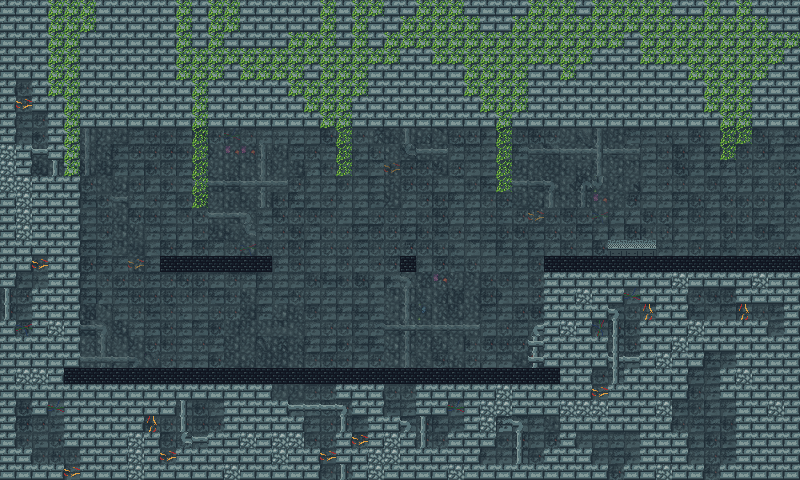

A 2D game scene composited from a Tiled map and its tileset images. What follows is a short description and the map's XML, with each tile layer's data collapsed to a summary:
An orthogonal 50x30 tile map with 16x16 px tiles, 10 tile layers (Tile Layer 7, Tile Layer 8, Tile Layer 9, Tile Layer 6, ...), 5 tilesets and 36 objects.

<map version="1.10" tiledversion="1.10.2" orientation="orthogonal" renderorder="right-down" width="50" height="30" tilewidth="16" tileheight="16" infinite="0" nextlayerid="30" nextobjectid="208">
 <properties>
  <property name="defaultZoom" type="float" value="0.15" />
 </properties>
 <tileset firstgid="1" source="../tilesets/mergedTextures.tsx" />
 <tileset firstgid="41" source="../tilesets/terrain.tsx" />
 <tileset firstgid="149" source="../tilesets/decor.tsx" />
 <tileset firstgid="249" source="../tilesets/fog.tsx" />
 <tileset firstgid="265" source="../tilesets/crystals.tsx" />
 <layer id="25" name="Tile Layer 7" width="50" height="30" parallaxx="0.6">
  <data>[1500 cells, 1500 non-empty, 4 distinct tile ids]</data>
 </layer>
 <layer id="26" name="Tile Layer 8" width="50" height="30" parallaxx="0.6">
  <data>[1500 cells, 58 non-empty, 6 distinct tile ids]</data>
 </layer>
 <layer id="27" name="Tile Layer 9" width="50" height="30" parallaxx="0.65">
  <data>[1500 cells, 1500 non-empty, 16 distinct tile ids]</data>
 </layer>
 <layer id="24" name="Tile Layer 6" width="50" height="30" parallaxx="0.7">
  <data>[1500 cells, 30 non-empty, 2 distinct tile ids]</data>
 </layer>
 <layer id="22" name="Tile Layer 4" width="50" height="30" parallaxx="0.7">
  <data>[1500 cells, 1293 non-empty, 6 distinct tile ids]</data>
 </layer>
 <layer id="21" name="Tile Layer 3" width="50" height="30" parallaxx="0.8">
  <data>[1500 cells, 1500 non-empty, 16 distinct tile ids]</data>
 </layer>
 <layer id="23" name="Tile Layer 5" width="50" height="30" parallaxx="0.8">
  <data>[1500 cells, 1500 non-empty, 16 distinct tile ids]</data>
 </layer>
 <layer id="20" name="Tile Layer 2" width="50" height="30">
  <data>[1500 cells, 6 non-empty, 2 distinct tile ids]</data>
 </layer>
 <layer id="19" name="Tile Layer 1" width="50" height="30">
  <data>[1500 cells, 855 non-empty, 8 distinct tile ids]</data>
 </layer>
 <layer id="28" name="Tile Layer 10" width="50" height="30" parallaxx="1.2">
  <data>[1500 cells, 192 non-empty, 1 distinct tile ids]</data>
 </layer>
 <objectgroup id="3" name="LevelCollision" visible="0">
  <object id="144" x="0" y="256" width="80" height="112" />
  <object id="145" x="0" y="368" width="800" height="112" />
  <object id="146" x="160" y="256" width="112" height="16" />
  <object id="147" x="400" y="256" width="16" height="16">
   <properties>
    <property name="absoluteActivatedPos" type="bool" value="true" />
   </properties>
  </object>
  <object id="148" x="544" y="256" width="96" height="16" />
  <object id="149" x="64" y="112" width="16" height="144" />
  <object id="150" x="544" y="272" width="576" height="208" />
  <object id="181" x="640" y="256" width="480" height="16" />
  <object id="182" x="736" y="176" width="16" height="80" />
  <object id="205" x="64" y="0" width="1056" height="128" />
 </objectgroup>
 <objectgroup id="10" name="CameraModes" visible="0">
  <object id="186" x="64" y="96" width="480" height="288">
   <properties>
    <property name="cameramode" value="center" />
    <property name="targetzoom" type="float" value="0.4" />
   </properties>
  </object>
  <object id="190" x="544" y="96" width="224" height="192">
   <properties>
    <property name="cameramode" value="center" />
    <property name="targetzoom" type="float" value="0.2" />
   </properties>
  </object>
 </objectgroup>
 <objectgroup id="29" name="Hints" visible="0">
  <object id="207" x="624" y="224" width="16" height="16">
   <properties>
    <property name="button" value="Y" />
    <property name="showDist" type="float" value="20" />
   </properties>
  </object>
 </objectgroup>
 <objectgroup id="9" name="PuzzleObjects">
  <object id="156" x="80" y="368" width="16" height="16">
   <properties>
    <property name="absoluteActivatedPos" type="bool" value="true" />
    <property name="activatedX" type="float" value="80" />
    <property name="activatedY" type="float" value="208" />
    <property name="activators" value="0" />
    <property name="deactivateAfterSeconds" type="float" value="0" />
    <property name="defaultActivated" type="bool" value="false" />
    <property name="loopAnimation" type="bool" value="true" />
    <property name="permanentlyActivated" type="bool" value="false" />
    <property name="puzzlePieceId" type="int" value="5" />
    <property name="textureFilePath" value="textures/platform4alt.png" />
    <property name="time" type="float" value="10" />
    <property name="type" value="MovingPlatform" />
   </properties>
  </object>
  </objectgroup>
 <objectgroup id="11" name="DialogueObjects" visible="0">
  <!-- 4 objects omitted --></objectgroup>
 <objectgroup id="4" name="EntitySpawner" visible="0">
  <!-- 3 objects omitted --></objectgroup>
 <objectgroup id="5" name="LevelSwitch" visible="0">
  <!-- 1 objects omitted --></objectgroup>
</map>
<!-- 22 of 36 objects omitted -->